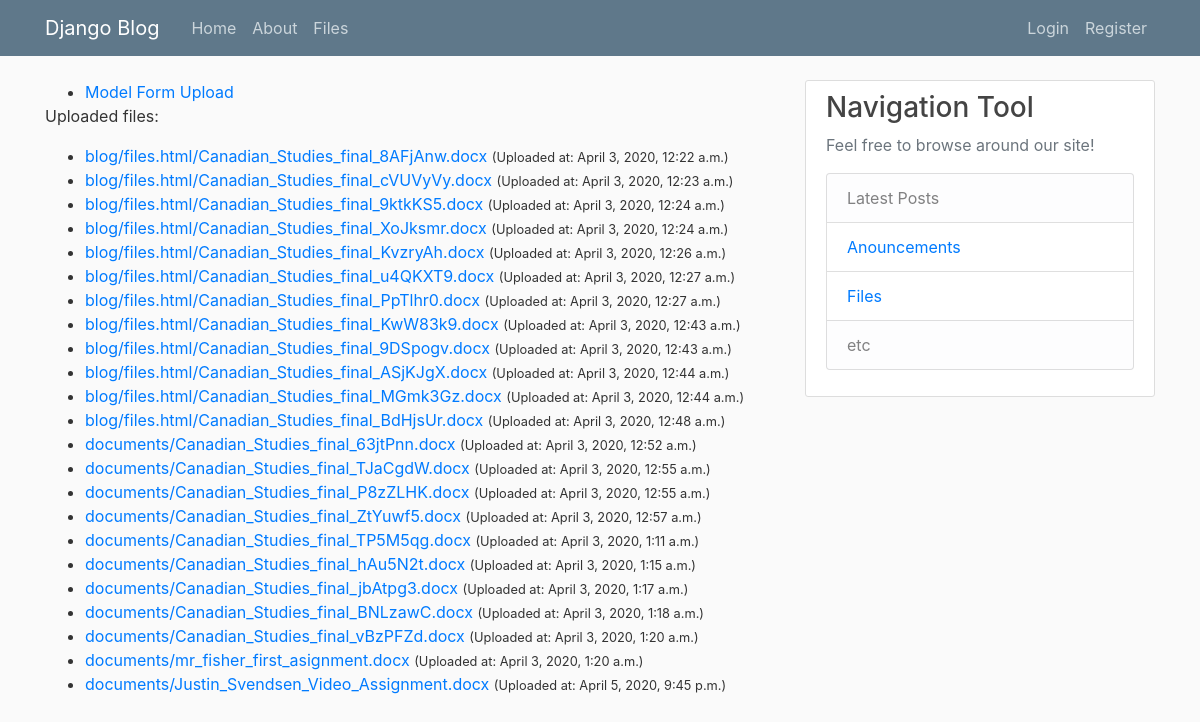
Screenshot of /files/ with the database file from the repository.
### blog/models.py (models this page shows)
class Document(models.Model):
    description = models.CharField(max_length=255, blank=True)
    document = models.FileField(upload_to='documents/')
    uploaded_at = models.DateTimeField(auto_now_add=True)

### blog/views.py (the view)
# urls.py: path('files/', views.files, name='blog-files'),
def files(request):
    documents = Document.objects.all()
    return render(request, 'blog/files.html', {'documents': documents})

### blog/templates/blog/files.html
{% extends "blog/base.html" %}
{% block content %}
  <ul>
    <li>
      <a href="{% url 'post-files' %}">Model Form Upload</a>
    </li>
  </ul>
  <p>Uploaded files:</p>
  <ul>
    {% for obj in documents %}
      <li>
        <a href="{{ obj.document.url }}">{{ obj.document.name }}</a>
        <small>(Uploaded at: {{ obj.uploaded_at }})</small>
      </li>
    {% endfor %}
  </ul>
{% endblock %}

### blog/static/blog/main.css (style rules this page uses)
body { background: #fafafa; color: #333333; margin-top: 5rem; }
ul { margin: 0; }

### rows the page displays
Document: document.name "blog/files.html/Canadian_Studies_final_8AFjAnw.docx", uploaded_at "April 3, 2020, 12:22 a.m."
Document: document.name "blog/files.html/Canadian_Studies_final_cVUVyVy.docx", uploaded_at "April 3, 2020, 12:23 a.m."
Document: document.name "blog/files.html/Canadian_Studies_final_9ktkKS5.docx", uploaded_at "April 3, 2020, 12:24 a.m."
Document: document.name "blog/files.html/Canadian_Studies_final_XoJksmr.docx", uploaded_at "April 3, 2020, 12:24 a.m."
Document: document.name "blog/files.html/Canadian_Studies_final_KvzryAh.docx", uploaded_at "April 3, 2020, 12:26 a.m."
Document: document.name "blog/files.html/Canadian_Studies_final_u4QKXT9.docx", uploaded_at "April 3, 2020, 12:27 a.m."
Document: document.name "blog/files.html/Canadian_Studies_final_PpTlhr0.docx", uploaded_at "April 3, 2020, 12:27 a.m."
Document: document.name "blog/files.html/Canadian_Studies_final_KwW83k9.docx", uploaded_at "April 3, 2020, 12:43 a.m."
Document: document.name "blog/files.html/Canadian_Studies_final_9DSpogv.docx", uploaded_at "April 3, 2020, 12:43 a.m."
Document: document.name "blog/files.html/Canadian_Studies_final_ASjKJgX.docx", uploaded_at "April 3, 2020, 12:44 a.m."
Document: document.name "blog/files.html/Canadian_Studies_final_MGmk3Gz.docx", uploaded_at "April 3, 2020, 12:44 a.m."
Document: document.name "blog/files.html/Canadian_Studies_final_BdHjsUr.docx", uploaded_at "April 3, 2020, 12:48 a.m."
Document: document.name "documents/Canadian_Studies_final_63jtPnn.docx", uploaded_at "April 3, 2020, 12:52 a.m."
Document: document.name "documents/Canadian_Studies_final_TJaCgdW.docx", uploaded_at "April 3, 2020, 12:55 a.m."
Document: document.name "documents/Canadian_Studies_final_P8zZLHK.docx", uploaded_at "April 3, 2020, 12:55 a.m."
Document: document.name "documents/Canadian_Studies_final_ZtYuwf5.docx", uploaded_at "April 3, 2020, 12:57 a.m."
Document: document.name "documents/Canadian_Studies_final_TP5M5qg.docx", uploaded_at "April 3, 2020, 1:11 a.m."
Document: document.name "documents/Canadian_Studies_final_hAu5N2t.docx", uploaded_at "April 3, 2020, 1:15 a.m."
Document: document.name "documents/Canadian_Studies_final_jbAtpg3.docx", uploaded_at "April 3, 2020, 1:17 a.m."
Document: document.name "documents/Canadian_Studies_final_BNLzawC.docx", uploaded_at "April 3, 2020, 1:18 a.m."
Document: document.name "documents/Canadian_Studies_final_vBzPFZd.docx", uploaded_at "April 3, 2020, 1:20 a.m."
Document: document.name "documents/mr_fisher_first_asignment.docx", uploaded_at "April 3, 2020, 1:20 a.m."
Document: document.name "documents/Justin_Svendsen_Video_Assignment.docx", uploaded_at "April 5, 2020, 9:45 p.m."
